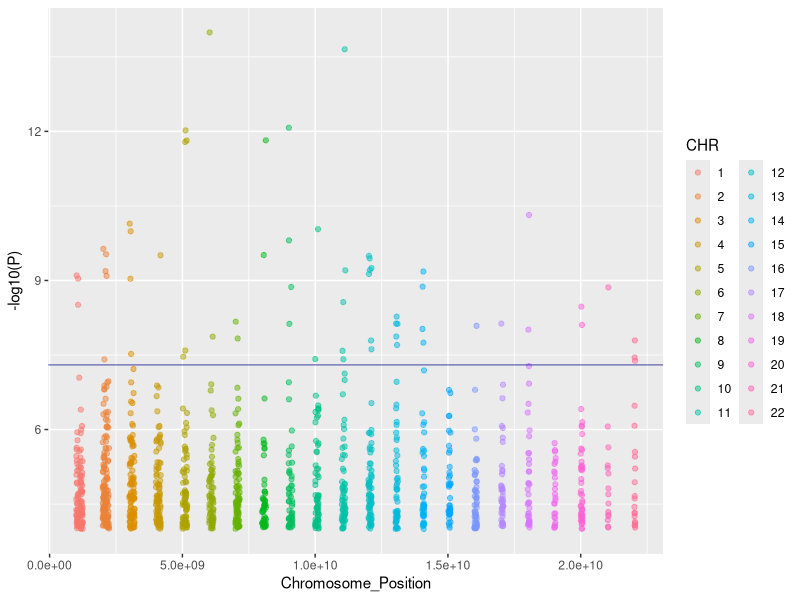

Source code (R):
## ---- chunk 1
library('readxl')
Xanax <- read_excel('ANX_2026_daner_fullANX_v12_woUTAH_11022026.gz.p4.clump.areator.sorted.1mhc (1).xls')
install.packages("tidyverse")
library(ggplot2)
library(tidyverse)
Xanax %>%
  select(SNP, CHR, BP, P) %>% 
  mutate(CHR = as.factor(CHR)) %>% 
  arrange(CHR,BP) %>% 
  mutate(Chromosome_Position = as.numeric(CHR)*1000000000+BP) %>% 
  #chromosome numbers have been multiplied by 1 million to separate them visually on the graph
  ggplot(aes(Chromosome_Position, -log10(P), color= CHR))+
  geom_point(alpha=0.5) + geom_hline(yintercept = 7.30102999566, color = 'darkblue', size = 0.5, alpha = 0.5)
#y intercept denotes a line of significance; from the article we pulled the data from, the line was
#p-value of 5^(10^(-8)) or lower
